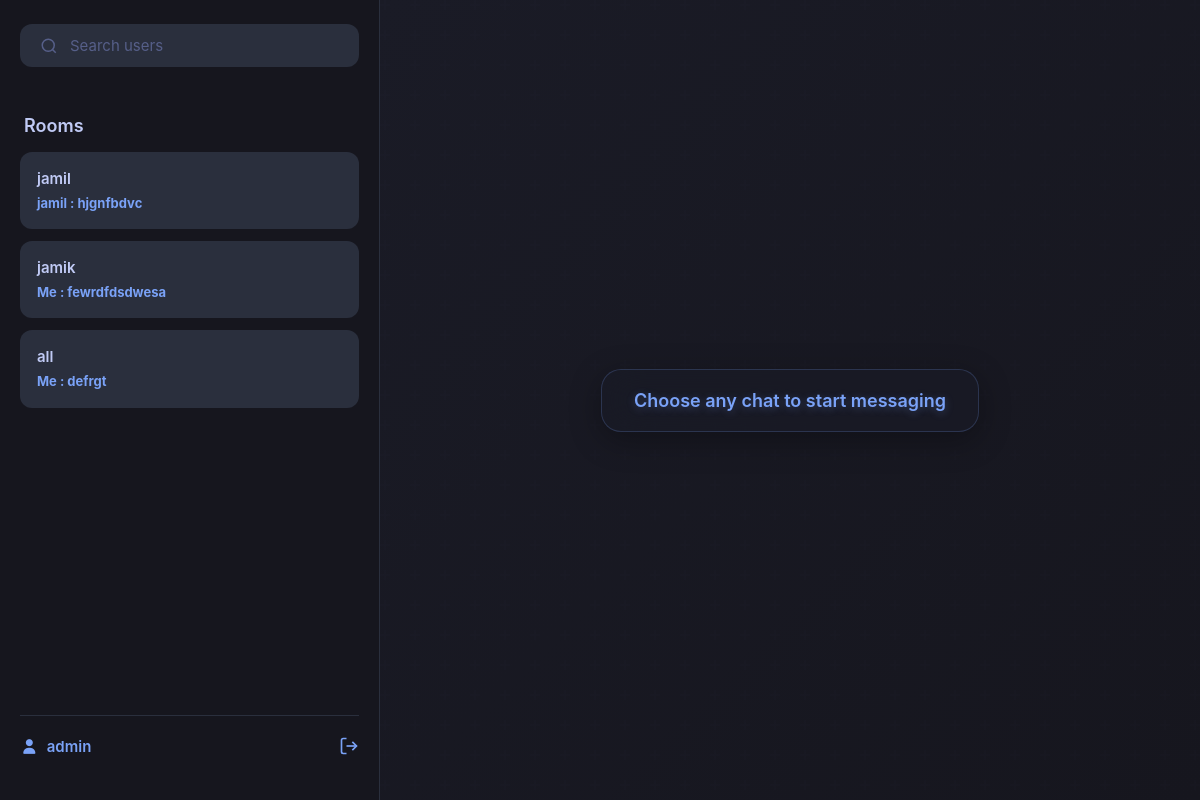
/home/ (signed in), run on the app's committed database.
### chat/models.py (models this page shows, shortened)
class Room(models.Model):
    CHAT_TYPE_CHOICES = [
        ('private', 'Private'),
        ('public', 'Public'),
    ]
    room_name = models.CharField(max_length=100, unique=True)
    members = models.ManyToManyField(UserModel, related_name='chats')
    chat_type = models.CharField(max_length=10, choices=CHAT_TYPE_CHOICES, default='public')

class UserModel(AbstractUser):
    pass

class Message(models.Model):
    room = models.ForeignKey(Room, on_delete=models.CASCADE, related_name='messages')
    message = models.CharField(max_length=255, null=True, blank=True)
    sender = models.ForeignKey(UserModel, on_delete=models.CASCADE)
    img = models.ImageField(upload_to='chat', null=True, blank=True)
    created_at = models.DateTimeField(auto_now_add=True)

### chat/views.py (the view)
# urls.py: path('home/', views.chats_list, name='chats'),
@login_required(login_url='login')
def chats_list(request):
    qs = UserModel.objects.exclude(id=request.user.id).order_by('username')
    rooms = request.user.chats.order_by('-room_name')
    rooms_with_notifications = []
    for room in rooms:
        has_unread = Notification.objects.filter(
            owner=request.user,
            message__room=room,
            is_read=False
        ).exists()
        rooms_with_notifications.append((room, has_unread))
    users = UserModel.objects.exclude(id=request.user.id).order_by('username')
    q = request.GET.get("q")
    if q:
        users = users.filter(username__icontains=q)
    unread_count = Notification.objects.filter(owner=request.user, is_read=False).count()
    context = {
        'rooms_with_notifications': rooms_with_notifications,
        'users': users,
        'unread_notifications': unread_count,
        'qs': qs,
    }
    return render(request, 'chats.html', context)

### chat/templatetags/my_tags.py (called while the page is built)
@register.filter
def split_after_second_underscore(room_name, request):
    parts = room_name.split('_')
    if len(parts) > 2:
        if parts[2] == request.user.username:
            return parts[1]
        else:
            return parts[2]
    return room_name

### templates/chats.html (shortened to what this page needs)
{% load my_tags %}
<!DOCTYPE html>
<html lang="en">
<head>
    <link rel="stylesheet" href="https://cdnjs.cloudflare.com/ajax/libs/font-awesome/7.0.0/css/all.min.css"/>
</head>
<body>
<div class="page-container">
    <div class="rooms-sidebar">
        <form method="GET" class="search-container">
            <div class="search-bar">
                <svg class="search-icon" width="18" height="18" viewBox="0 0 24 24" fill="none" stroke="currentColor"
                     stroke-width="2">
                    <circle cx="11" cy="11" r="8"/>
                    <path d="m21 21-4.35-4.35"/>
                </svg>
                <input type="text" name="q" placeholder="Search users" class="search-input" id="search-input"
                       autocomplete="off">
            </div>
        </form>
        {% if request.GET.q %}
        <h2>Users</h2>
        {% for user in users %}
        <div class="user-item">
            <a href="{% url 'profile-another' username=user.username %}">
                {{ user.username }}
            </a>
        </div>
        {% endfor %}
        {% else %}
        <h2>Rooms</h2>
        {% for room, has_unread in rooms_with_notifications %}
        <div class="room-item">
            <a href="{% url 'room' room_name=room.room_name username=request.user %}">
                <p>{{ room.room_name|split_after_second_underscore:request }}</p>
                <span>
                <small style="font-weight:700">
                    {% if room.messages.last.sender == request.user %}
                        Me
                    {% else %}
                        {{ room.messages.last.sender.username }}
                    {% endif %}
                    : {{ room.messages.last.message }}
                </small>
            </span>
            </a>
        </div>
        {% endfor %}
        {% endif %}
        <div class="user-info">
            <a href="{% url 'profile' %}">
                <i class="fa-solid fa-user"></i>
                <span>{{ request.user.username }}</span>
            </a>
            <a href="{% url 'login' %}">
                <svg width="20" height="20" viewBox="0 0 24 24" fill="none" stroke="currentColor" stroke-width="2">
                    <path d="M9 21H5a2 2 0 0 1-2-2V5a2 2 0 0 1 2-2h4"/>
                    <polyline points="16 17 21 12 16 7"/>
                    <line x1="21" y1="12" x2="9" y2="12"/>
                </svg>
            </a>
        </div>
    </div>
    <div class="right">
        <div class="choose-one">
            <p>Choose any chat to start messaging</p>
        </div>
    </div>
</div>
</body>
</html>

### templates/chats.html (style rules this page uses)
* { margin: 0; padding: 0; box-sizing: border-box; font-family: -apple-system, BlinkMacSystemFont, 'Segoe UI', Roboto, Helvetica, Arial, sans-serif; }
body { background-color: #1a1b26; color: #a9b1d6; height: 100vh; overflow: hidden; }
.page-container { display: flex; height: 100vh; }
.rooms-sidebar { width: 380px; background-color: #16161e; border-right: 1px solid #2a2f3d; padding: 24px 20px; display: flex; flex-direction: column; overflow: hidden; }
.search-container { margin-bottom: 24px; }
.search-bar { display: flex; align-items: center; background-color: #2a2f3d; border-radius: 12px; padding: 12px 20px; transition: all 0.2s ease; }
.search-icon { color: #565f89; margin-right: 12px; width: 18px; height: 18px; }
.search-input { flex: 1; border: none; background: transparent; color: #c0caf5; font-size: 15px; outline: none; width: 100%; }
.search-input::placeholder { color: #565f89; }
.rooms-sidebar h2 { font-size: 18px; font-weight: 600; color: #c0caf5; margin: 24px 0 16px; padding-left: 4px; }
.room-item { background-color: #2a2f3d; border-radius: 12px; padding: 16px; margin-bottom: 12px; cursor: pointer; transition: all 0.2s ease; border: 1px solid transparent; display:flex; justify-content:space-between; align-items:center; }
.room-item a { text-decoration: none; color: inherit; display: block; }
.room-item p { color: #c0caf5; font-weight: 600; font-size: 15px; margin-bottom: 6px; }
.room-item small { display: block; color: #a9b1d6; font-size: 13px; line-height: 1.4; }
.room-item small[style*="font-weight:700"] { color: #7aa2f7; font-weight: 600; }
.user-info { margin-top: auto; display: flex; justify-content: space-between; align-items: center; padding: 20px 0; border-top: 1px solid #2a2f3d; }
.user-info a { color: #7aa2f7; text-decoration: none; font-weight: 600; font-size: 15px; transition: color 0.2s ease; display: flex; align-items: center; gap: 8px; }
.user-info svg { transition: transform 0.2s ease; width: 20px; height: 20px; }
.right { flex: 1; display: flex; justify-content: center; align-items: center; background: linear-gradient(135deg, #1a1b26 0%, #16161e 100%); position: relative; overflow: hidden; }
.right::before { content: ''; position: absolute; top: 0; left: 0; right: 0; bottom: 0; opacity: 0.3; }
.choose-one { display: flex; justify-content: center; align-items: center; padding: 20px 32px; background: rgba(26, 27, 38, 0.8); backdrop-filter: blur(20px); -webkit-backdrop-filter: blur(20px); border-radius: 20px; border: 1px solid rgba(122, 162, 247, 0.2); box-shadow: 0 8px 32px rgba(0, 0, 0, 0.3); z-index: 1; animation: fadeInUp 0.6s ease; }
.choose-one p { font-size: 18px; font-weight: 600; color: #7aa2f7; text-align: center; margin: 0; text-shadow: 0 2px 8px rgba(122, 162, 247, 0.3); }

### data on the page
Room: room_name|split_after_second_underscore "jamil", messages.last.sender.username "jamil", messages.last.message "hjgnfbdvc"
Room: room_name|split_after_second_underscore "jamik", shows "Me", messages.last.message "fewrdfdsdwesa"
Room: room_name|split_after_second_underscore "all", shows "Me", messages.last.message "defrgt"
UserModel: user.username "admin"
